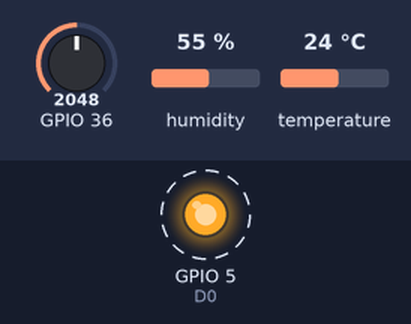
The program below on a simulated ESP32. Shown: output pins drawn as LEDs (lit = HIGH). Dashed ring = blinking. Inputs (shaded band) come from the test bench; at power-on: GPIO 36 = 2048, humidity 55 %, temperature 24 °C. WiFi joins after 1.5 s; servers stay silent unless stated; uploads are accepted with an empty reply; what the program prints to the serial monitor is not drawn.

Above: at 1.8 s.
Timing chart, 0 to 5.7 s (numbered marks = the images above):
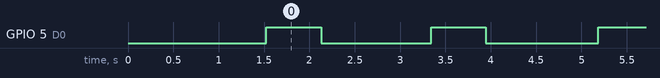

The program:

main.cpp
```cpp
#include <Arduino.h>
#include <DHT.h>
#include <WiFi.h>
#include <HTTPClient.h>

#define DHTPIN 4
#define A0 36
#define D0 5

const char* ssid = "iPhone JD"; //"ZTE_2.4G_YfxD27";
const char* password = "jdstass07"; //DS5skSNc";
const char* flask_server_ip = "172.20.10.4"; // http://172.20.10.4:5000 "192.168.1.8";
const int flask_port = 5000;
const char* endpoint = "/dados";

DHT dht(DHTPIN, DHT11);

int le_umidade_solo() {
  // Liga o sensor
  digitalWrite(D0, HIGH);
  delay(300);

  // Lê umidade

  int sum = 0;
  for (int i = 0; i < 10; i++) {
    sum += analogRead(36);
  }

  // Desliga sensorl
  digitalWrite(D0, LOW);

  return map(sum / 10, 500, 4000, 100, 0) + 2;
}

void enviarDadosAoServidor() {
  // Certifica-se de que a conexão Wi-Fi está ativa antes de tentar enviar
  if (WiFi.status() == WL_CONNECTED) {

    // 1. Cria o objeto HTTPClient
    HTTPClient http;

    // Constrói a URL completa para a requisição
    String serverPath = "http://" + String(flask_server_ip) + ":" + String(flask_port) + String(endpoint);

    // Inicia a requisição com o servidor
    http.begin(serverPath);

    // 2. Lê os dados do sensor
    int umidade = le_umidade_solo();

    // 3. Monta o corpo JSON
    // O Flask espera um JSON com o campo "umidade"
    String jsonPayload = "{\"umidade\": " + String(umidade) + "}";

    // Define o cabeçalho da requisição para informar que o conteúdo é JSON
    http.addHeader("Content-Type", "application/json");

    Serial.print("Enviando POST para ");
    Serial.print(serverPath);
    Serial.print(" com payload: ");
    Serial.println(jsonPayload);

    // 4. Envia a requisição POST
    int httpResponseCode = http.POST(jsonPayload);

    // 5. Verifica a resposta do servidor Flask
    if (httpResponseCode > 0) {
      Serial.print("Código de Resposta HTTP: ");
      Serial.println(httpResponseCode);

      String response = http.getString();
      Serial.println("Resposta do Servidor:");
      Serial.println(response);
    } else {
      Serial.print("Erro na requisição HTTP. Código: ");
      Serial.println(httpResponseCode);
    }

    http.end();
  } else {
    Serial.println("WiFi desconectado. Não foi possível enviar dados.");
  }
}

// Roda assim que liga o ESP
void setup() {
  pinMode(D0, OUTPUT);
  digitalWrite(D0, LOW);

  Serial.begin(9600);

  WiFi.begin(ssid, password);

  while (WiFi.status() != WL_CONNECTED) {
    delay(500);
    Serial.print(".");
  }

  Serial.println("");
  Serial.println("WiFi conectado!");
  Serial.print("Endereço IP da ESP32: ");
  Serial.println(WiFi.localIP());
}

// Loop infinito chamado após setup acabar
void loop() {
  float h = dht.readHumidity();
  float t = dht.readTemperature();

  int umidade_solo = le_umidade_solo();

  enviarDadosAoServidor();
  delay(1000);
}
```

Measured:
- by itself, GPIO 5 (D0): alternates HIGH for 0.60 s and LOW for 1.2 s
